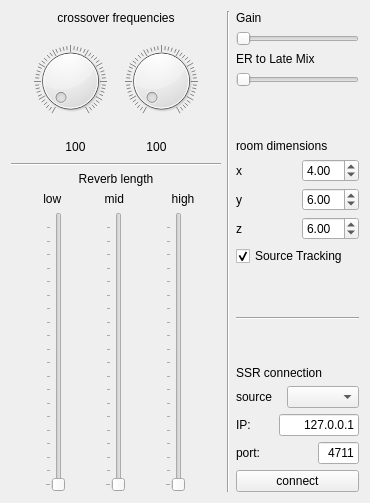
<?xml version="1.0" encoding="UTF-8"?>
<ui version="4.0">
 <class>FDNwindow</class>
 <widget class="QMainWindow" name="FDNwindow">
  <property name="geometry">
   <rect>
    <x>0</x>
    <y>0</y>
    <width>370</width>
    <height>503</height>
   </rect>
  </property>
  <property name="windowTitle">
   <string>FDNwindow</string>
  </property>
  <widget class="QWidget" name="centralWidget">
   <layout class="QGridLayout" name="gridLayout">
    <item row="0" column="2">
     <layout class="QVBoxLayout" name="verticalLayout_4">
      <item>
       <layout class="QVBoxLayout" name="verticalLayout_2">
        <item>
         <widget class="QLabel" name="gain_label">
          <property name="text">
           <string>Gain</string>
          </property>
         </widget>
        </item>
        <item>
         <widget class="QSlider" name="gain_slider">
          <property name="orientation">
           <enum>Qt::Horizontal</enum>
          </property>
         </widget>
        </item>
        <item>
         <widget class="QLabel" name="mix_label">
          <property name="text">
           <string>ER to Late Mix</string>
          </property>
         </widget>
        </item>
        <item>
         <widget class="QSlider" name="mix_slider">
          <property name="orientation">
           <enum>Qt::Horizontal</enum>
          </property>
         </widget>
        </item>
       </layout>
      </item>
      <item>
       <spacer name="verticalSpacer_2">
        <property name="orientation">
         <enum>Qt::Vertical</enum>
        </property>
        <property name="sizeHint" stdset="0">
         <size>
          <width>20</width>
          <height>40</height>
         </size>
        </property>
       </spacer>
      </item>
      <item>
       <layout class="QVBoxLayout" name="verticalLayout">
        <item>
         <widget class="QLabel" name="dimensions_label">
          <property name="text">
           <string>room dimensions</string>
          </property>
          <property name="alignment">
           <set>Qt::AlignLeading|Qt::AlignLeft|Qt::AlignVCenter</set>
          </property>
         </widget>
        </item>
        <item>
         <layout class="QHBoxLayout" name="horizontalLayout">
          <item>
           <widget class="QLabel" name="room_x_label">
            <property name="text">
             <string>x</string>
            </property>
           </widget>
          </item>
          <item>
           <spacer name="horizontalSpacer_4">
            <property name="orientation">
             <enum>Qt::Horizontal</enum>
            </property>
            <property name="sizeHint" stdset="0">
             <size>
              <width>40</width>
              <height>20</height>
             </size>
            </property>
           </spacer>
          </item>
          <item>
           <widget class="QDoubleSpinBox" name="room_x_box">
            <property name="minimum">
             <double>1.000000000000000</double>
            </property>
            <property name="maximum">
             <double>50.000000000000000</double>
            </property>
            <property name="value">
             <double>4.000000000000000</double>
            </property>
           </widget>
          </item>
         </layout>
        </item>
        <item>
         <layout class="QHBoxLayout" name="horizontalLayout_2">
          <item>
           <widget class="QLabel" name="room_y_label">
            <property name="text">
             <string>y</string>
            </property>
           </widget>
          </item>
          <item>
           <spacer name="horizontalSpacer_5">
            <property name="orientation">
             <enum>Qt::Horizontal</enum>
            </property>
            <property name="sizeHint" stdset="0">
             <size>
              <width>40</width>
              <height>20</height>
             </size>
            </property>
           </spacer>
          </item>
          <item>
           <widget class="QDoubleSpinBox" name="room_y_box">
            <property name="minimum">
             <double>1.000000000000000</double>
            </property>
            <property name="maximum">
             <double>50.000000000000000</double>
            </property>
            <property name="value">
             <double>6.000000000000000</double>
            </property>
           </widget>
          </item>
         </layout>
        </item>
        <item>
         <layout class="QHBoxLayout" name="horizontalLayout_3">
          <item>
           <widget class="QLabel" name="room_z_label">
            <property name="text">
             <string>z</string>
            </property>
           </widget>
          </item>
          <item>
           <spacer name="horizontalSpacer_6">
            <property name="orientation">
             <enum>Qt::Horizontal</enum>
            </property>
            <property name="sizeHint" stdset="0">
             <size>
              <width>40</width>
              <height>20</height>
             </size>
            </property>
           </spacer>
          </item>
          <item>
           <widget class="QDoubleSpinBox" name="room_z_box">
            <property name="minimum">
             <double>1.000000000000000</double>
            </property>
            <property name="maximum">
             <double>50.000000000000000</double>
            </property>
            <property name="value">
             <double>6.000000000000000</double>
            </property>
           </widget>
          </item>
         </layout>
        </item>
       </layout>
      </item>
      <item>
       <widget class="QCheckBox" name="tracking_checkbox">
        <property name="text">
         <string>Source Tracking</string>
        </property>
        <property name="checked">
         <bool>true</bool>
        </property>
       </widget>
      </item>
      <item>
       <spacer name="verticalSpacer_3">
        <property name="orientation">
         <enum>Qt::Vertical</enum>
        </property>
        <property name="sizeHint" stdset="0">
         <size>
          <width>20</width>
          <height>40</height>
         </size>
        </property>
       </spacer>
      </item>
      <item>
       <widget class="Line" name="line">
        <property name="orientation">
         <enum>Qt::Horizontal</enum>
        </property>
       </widget>
      </item>
      <item>
       <layout class="QVBoxLayout" name="verticalLayout_3">
        <item>
         <spacer name="verticalSpacer">
          <property name="orientation">
           <enum>Qt::Vertical</enum>
          </property>
          <property name="sizeHint" stdset="0">
           <size>
            <width>20</width>
            <height>40</height>
           </size>
          </property>
         </spacer>
        </item>
        <item>
         <widget class="QLabel" name="srr_connect_label">
          <property name="text">
           <string>SSR connection</string>
          </property>
          <property name="alignment">
           <set>Qt::AlignLeading|Qt::AlignLeft|Qt::AlignVCenter</set>
          </property>
         </widget>
        </item>
        <item>
         <layout class="QHBoxLayout" name="source">
          <item>
           <widget class="QLabel" name="source_label">
            <property name="text">
             <string>source</string>
            </property>
           </widget>
          </item>
          <item>
           <widget class="QComboBox" name="source_selector"/>
          </item>
         </layout>
        </item>
        <item>
         <layout class="QHBoxLayout" name="ip">
          <item>
           <widget class="QLabel" name="ip_label">
            <property name="text">
             <string>IP:</string>
            </property>
           </widget>
          </item>
          <item>
           <spacer name="horizontalSpacer_3">
            <property name="orientation">
             <enum>Qt::Horizontal</enum>
            </property>
            <property name="sizeHint" stdset="0">
             <size>
              <width>50</width>
              <height>20</height>
             </size>
            </property>
           </spacer>
          </item>
          <item>
           <widget class="QLineEdit" name="ip_edit">
            <property name="text">
             <string>127.0.0.1</string>
            </property>
            <property name="alignment">
             <set>Qt::AlignRight|Qt::AlignTrailing|Qt::AlignVCenter</set>
            </property>
           </widget>
          </item>
         </layout>
        </item>
        <item>
         <layout class="QHBoxLayout" name="port">
          <item>
           <widget class="QLabel" name="port_label">
            <property name="text">
             <string>port:</string>
            </property>
           </widget>
          </item>
          <item>
           <spacer name="port_spacer">
            <property name="orientation">
             <enum>Qt::Horizontal</enum>
            </property>
            <property name="sizeHint" stdset="0">
             <size>
              <width>120</width>
              <height>20</height>
             </size>
            </property>
           </spacer>
          </item>
          <item>
           <widget class="QLineEdit" name="port_edit">
            <property name="text">
             <string>4711</string>
            </property>
            <property name="alignment">
             <set>Qt::AlignRight|Qt::AlignTrailing|Qt::AlignVCenter</set>
            </property>
           </widget>
          </item>
         </layout>
        </item>
        <item>
         <widget class="QPushButton" name="connect_button">
          <property name="text">
           <string>connect</string>
          </property>
         </widget>
        </item>
       </layout>
      </item>
     </layout>
    </item>
    <item row="0" column="0">
     <layout class="QVBoxLayout" name="verticalLayout_7">
      <item>
       <layout class="QVBoxLayout" name="verticalLayout_6">
        <item>
         <widget class="QLabel" name="label">
          <property name="text">
           <string>crossover frequencies</string>
          </property>
          <property name="alignment">
           <set>Qt::AlignBottom|Qt::AlignHCenter</set>
          </property>
         </widget>
        </item>
        <item>
         <layout class="QHBoxLayout" name="freq_dials">
          <item>
           <spacer name="horizontalSpacer">
            <property name="orientation">
             <enum>Qt::Horizontal</enum>
            </property>
            <property name="sizeHint" stdset="0">
             <size>
              <width>50</width>
              <height>20</height>
             </size>
            </property>
           </spacer>
          </item>
          <item>
           <widget class="QDial" name="low_freq_dial">
            <property name="sizePolicy">
             <sizepolicy hsizetype="Preferred" vsizetype="Preferred">
              <horstretch>0</horstretch>
              <verstretch>0</verstretch>
             </sizepolicy>
            </property>
            <property name="minimum">
             <number>1</number>
            </property>
            <property name="maximum">
             <number>200</number>
            </property>
            <property name="notchesVisible">
             <bool>true</bool>
            </property>
           </widget>
          </item>
          <item>
           <spacer name="horizontalSpacer_10">
            <property name="orientation">
             <enum>Qt::Horizontal</enum>
            </property>
            <property name="sizeHint" stdset="0">
             <size>
              <width>40</width>
              <height>20</height>
             </size>
            </property>
           </spacer>
          </item>
          <item>
           <widget class="QDial" name="high_freq_dial">
            <property name="minimum">
             <number>1</number>
            </property>
            <property name="maximum">
             <number>200</number>
            </property>
            <property name="notchesVisible">
             <bool>true</bool>
            </property>
           </widget>
          </item>
          <item>
           <spacer name="horizontalSpacer_2">
            <property name="orientation">
             <enum>Qt::Horizontal</enum>
            </property>
            <property name="sizeHint" stdset="0">
             <size>
              <width>50</width>
              <height>20</height>
             </size>
            </property>
           </spacer>
          </item>
         </layout>
        </item>
        <item>
         <layout class="QHBoxLayout" name="horizontalLayout_4">
          <item>
           <spacer name="horizontalSpacer_7">
            <property name="orientation">
             <enum>Qt::Horizontal</enum>
            </property>
            <property name="sizeHint" stdset="0">
             <size>
              <width>40</width>
              <height>20</height>
             </size>
            </property>
           </spacer>
          </item>
          <item>
           <widget class="QLabel" name="low_freq_label">
            <property name="text">
             <string>100</string>
            </property>
            <property name="alignment">
             <set>Qt::AlignCenter</set>
            </property>
           </widget>
          </item>
          <item>
           <spacer name="horizontalSpacer_9">
            <property name="orientation">
             <enum>Qt::Horizontal</enum>
            </property>
            <property name="sizeHint" stdset="0">
             <size>
              <width>40</width>
              <height>20</height>
             </size>
            </property>
           </spacer>
          </item>
          <item>
           <widget class="QLabel" name="high_freq_label">
            <property name="text">
             <string>100</string>
            </property>
            <property name="alignment">
             <set>Qt::AlignCenter</set>
            </property>
           </widget>
          </item>
          <item>
           <spacer name="horizontalSpacer_8">
            <property name="orientation">
             <enum>Qt::Horizontal</enum>
            </property>
            <property name="sizeHint" stdset="0">
             <size>
              <width>40</width>
              <height>20</height>
             </size>
            </property>
           </spacer>
          </item>
         </layout>
        </item>
       </layout>
      </item>
      <item>
       <layout class="QVBoxLayout" name="verticalLayout_5">
        <item>
         <widget class="Line" name="line_3">
          <property name="orientation">
           <enum>Qt::Horizontal</enum>
          </property>
         </widget>
        </item>
        <item>
         <widget class="QLabel" name="rev_length_label">
          <property name="text">
           <string>Reverb length</string>
          </property>
          <property name="alignment">
           <set>Qt::AlignBottom|Qt::AlignHCenter</set>
          </property>
         </widget>
        </item>
        <item>
         <layout class="QHBoxLayout" name="band_labels">
          <item>
           <widget class="QLabel" name="low_band_label">
            <property name="text">
             <string>      low </string>
            </property>
            <property name="alignment">
             <set>Qt::AlignCenter</set>
            </property>
           </widget>
          </item>
          <item>
           <widget class="QLabel" name="mid_band_label">
            <property name="text">
             <string>mid </string>
            </property>
            <property name="alignment">
             <set>Qt::AlignCenter</set>
            </property>
           </widget>
          </item>
          <item>
           <widget class="QLabel" name="high_band_label">
            <property name="text">
             <string>high   </string>
            </property>
            <property name="alignment">
             <set>Qt::AlignCenter</set>
            </property>
           </widget>
          </item>
         </layout>
        </item>
        <item>
         <layout class="QHBoxLayout" name="t60_sliders">
          <item>
           <widget class="QSlider" name="t60_band1_slider">
            <property name="minimum">
             <number>4</number>
            </property>
            <property name="maximum">
             <number>200</number>
            </property>
            <property name="orientation">
             <enum>Qt::Vertical</enum>
            </property>
            <property name="tickPosition">
             <enum>QSlider::TicksAbove</enum>
            </property>
           </widget>
          </item>
          <item>
           <widget class="QSlider" name="t60_band2_slider">
            <property name="minimum">
             <number>4</number>
            </property>
            <property name="maximum">
             <number>200</number>
            </property>
            <property name="orientation">
             <enum>Qt::Vertical</enum>
            </property>
            <property name="tickPosition">
             <enum>QSlider::TicksAbove</enum>
            </property>
           </widget>
          </item>
          <item>
           <widget class="QSlider" name="t60_band3_slider">
            <property name="minimum">
             <number>4</number>
            </property>
            <property name="maximum">
             <number>200</number>
            </property>
            <property name="orientation">
             <enum>Qt::Vertical</enum>
            </property>
            <property name="tickPosition">
             <enum>QSlider::TicksAbove</enum>
            </property>
           </widget>
          </item>
         </layout>
        </item>
       </layout>
      </item>
     </layout>
    </item>
    <item row="0" column="1">
     <widget class="Line" name="line_2">
      <property name="orientation">
       <enum>Qt::Vertical</enum>
      </property>
     </widget>
    </item>
   </layout>
  </widget>
 </widget>
 <layoutdefault spacing="6" margin="11"/>
 <resources/>
 <connections/>
</ui>
